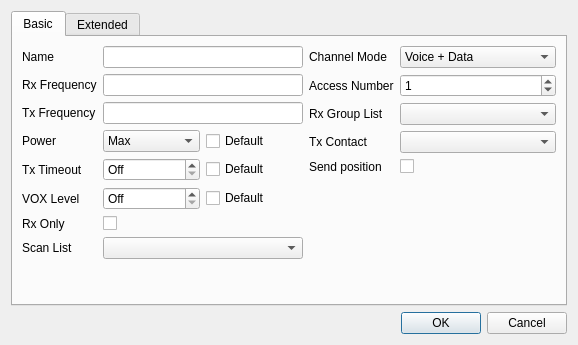
<?xml version="1.0" encoding="UTF-8"?>
<ui version="4.0">
 <class>M17ChannelDialog</class>
 <widget class="QDialog" name="M17ChannelDialog">
  <property name="geometry">
   <rect>
    <x>0</x>
    <y>0</y>
    <width>578</width>
    <height>345</height>
   </rect>
  </property>
  <property name="windowTitle">
   <string>Dialog</string>
  </property>
  <layout class="QVBoxLayout" name="verticalLayout">
   <item>
    <widget class="QTabWidget" name="tabWidget">
     <property name="currentIndex">
      <number>0</number>
     </property>
     <widget class="QWidget" name="basicTab">
      <attribute name="title">
       <string>Basic</string>
      </attribute>
      <layout class="QHBoxLayout" name="horizontalLayout">
       <item>
        <layout class="QFormLayout" name="formLayout">
         <item row="0" column="0">
          <widget class="QLabel" name="nameLabel">
           <property name="text">
            <string>Name</string>
           </property>
          </widget>
         </item>
         <item row="0" column="1">
          <widget class="QLineEdit" name="channelName">
           <property name="minimumSize">
            <size>
             <width>200</width>
             <height>0</height>
            </size>
           </property>
          </widget>
         </item>
         <item row="1" column="0">
          <widget class="QLabel" name="rxFrequencyLabel">
           <property name="text">
            <string>Rx Frequency</string>
           </property>
          </widget>
         </item>
         <item row="1" column="1">
          <widget class="QLineEdit" name="rxFrequency"/>
         </item>
         <item row="2" column="0">
          <widget class="QLabel" name="txFrequencyLabel">
           <property name="text">
            <string>Tx Frequency</string>
           </property>
          </widget>
         </item>
         <item row="2" column="1">
          <widget class="QLineEdit" name="txFrequency"/>
         </item>
         <item row="3" column="0">
          <widget class="QLabel" name="powerLabel">
           <property name="text">
            <string>Power</string>
           </property>
          </widget>
         </item>
         <item row="4" column="0">
          <widget class="QLabel" name="txTimeoutLabel">
           <property name="text">
            <string>Tx Timeout</string>
           </property>
          </widget>
         </item>
         <item row="6" column="0">
          <widget class="QLabel" name="rxOnlyLabel">
           <property name="text">
            <string>Rx Only</string>
           </property>
          </widget>
         </item>
         <item row="6" column="1">
          <widget class="QCheckBox" name="rxOnly"/>
         </item>
         <item row="7" column="0">
          <widget class="QLabel" name="scanListLabel">
           <property name="text">
            <string>Scan List</string>
           </property>
          </widget>
         </item>
         <item row="7" column="1">
          <widget class="QComboBox" name="scanList"/>
         </item>
         <item row="3" column="1">
          <layout class="QHBoxLayout" name="horizontalLayout_2">
           <item>
            <widget class="QComboBox" name="powerValue">
             <item>
              <property name="text">
               <string>Max</string>
              </property>
             </item>
             <item>
              <property name="text">
               <string>High</string>
              </property>
             </item>
             <item>
              <property name="text">
               <string>Mid</string>
              </property>
             </item>
             <item>
              <property name="text">
               <string>Low</string>
              </property>
             </item>
             <item>
              <property name="text">
               <string>Min</string>
              </property>
             </item>
            </widget>
           </item>
           <item>
            <widget class="QCheckBox" name="powerDefault">
             <property name="text">
              <string>Default</string>
             </property>
            </widget>
           </item>
          </layout>
         </item>
         <item row="4" column="1">
          <layout class="QHBoxLayout" name="horizontalLayout_3">
           <item>
            <widget class="QSpinBox" name="totValue">
             <property name="toolTip">
              <string>Specifies the transmit timeout in seconds. A value of 0 means that the transmit timeout is disabled.</string>
             </property>
             <property name="specialValueText">
              <string>Off</string>
             </property>
             <property name="suffix">
              <string> s</string>
             </property>
             <property name="maximum">
              <number>9999</number>
             </property>
            </widget>
           </item>
           <item>
            <widget class="QCheckBox" name="totDefault">
             <property name="text">
              <string>Default</string>
             </property>
            </widget>
           </item>
          </layout>
         </item>
         <item row="5" column="0">
          <widget class="QLabel" name="voxLevelLabel">
           <property name="text">
            <string>VOX Level</string>
           </property>
          </widget>
         </item>
         <item row="5" column="1">
          <layout class="QHBoxLayout" name="horizontalLayout_4">
           <item>
            <widget class="QSpinBox" name="voxValue">
             <property name="specialValueText">
              <string>Off</string>
             </property>
            </widget>
           </item>
           <item>
            <widget class="QCheckBox" name="voxDefault">
             <property name="text">
              <string>Default</string>
             </property>
            </widget>
           </item>
          </layout>
         </item>
        </layout>
       </item>
       <item>
        <layout class="QFormLayout" name="formLayout_2">
         <item row="0" column="0">
          <widget class="QLabel" name="label">
           <property name="text">
            <string>Channel Mode</string>
           </property>
          </widget>
         </item>
         <item row="0" column="1">
          <widget class="QComboBox" name="channelMode">
           <property name="sizePolicy">
            <sizepolicy hsizetype="MinimumExpanding" vsizetype="Fixed">
             <horstretch>0</horstretch>
             <verstretch>0</verstretch>
            </sizepolicy>
           </property>
           <property name="currentIndex">
            <number>2</number>
           </property>
           <item>
            <property name="text">
             <string>Voice</string>
            </property>
           </item>
           <item>
            <property name="text">
             <string>Data</string>
            </property>
           </item>
           <item>
            <property name="text">
             <string>Voice + Data</string>
            </property>
           </item>
          </widget>
         </item>
         <item row="1" column="0">
          <widget class="QLabel" name="colorCodeLabel">
           <property name="text">
            <string>Access Number</string>
           </property>
          </widget>
         </item>
         <item row="1" column="1">
          <widget class="QSpinBox" name="accessNumber">
           <property name="maximum">
            <number>15</number>
           </property>
           <property name="value">
            <number>1</number>
           </property>
          </widget>
         </item>
         <item row="2" column="0">
          <widget class="QLabel" name="rxGroupListLabel">
           <property name="text">
            <string>Rx Group List</string>
           </property>
          </widget>
         </item>
         <item row="2" column="1">
          <widget class="QComboBox" name="rxGroupList"/>
         </item>
         <item row="3" column="0">
          <widget class="QLabel" name="txContactLabel">
           <property name="text">
            <string>Tx Contact</string>
           </property>
          </widget>
         </item>
         <item row="3" column="1">
          <widget class="QComboBox" name="txContact"/>
         </item>
         <item row="4" column="0">
          <widget class="QLabel" name="posSysLabel">
           <property name="text">
            <string>Send position</string>
           </property>
          </widget>
         </item>
         <item row="4" column="1">
          <widget class="QCheckBox" name="sendGPS">
           <property name="text">
            <string/>
           </property>
          </widget>
         </item>
        </layout>
       </item>
      </layout>
     </widget>
     <widget class="QWidget" name="extTab">
      <attribute name="title">
       <string>Extended</string>
      </attribute>
      <attribute name="toolTip">
       <string>Device specific settings</string>
      </attribute>
      <layout class="QVBoxLayout" name="verticalLayout_2">
       <property name="leftMargin">
        <number>0</number>
       </property>
       <property name="topMargin">
        <number>0</number>
       </property>
       <property name="rightMargin">
        <number>0</number>
       </property>
       <property name="bottomMargin">
        <number>0</number>
       </property>
       <item>
        <widget class="ExtensionView" name="extensionView" native="true"/>
       </item>
      </layout>
     </widget>
    </widget>
   </item>
   <item>
    <widget class="QDialogButtonBox" name="buttonBox">
     <property name="orientation">
      <enum>Qt::Horizontal</enum>
     </property>
     <property name="standardButtons">
      <set>QDialogButtonBox::Cancel|QDialogButtonBox::Ok</set>
     </property>
    </widget>
   </item>
  </layout>
 </widget>
 <customwidgets>
  <customwidget>
   <class>ExtensionView</class>
   <extends>QWidget</extends>
   <header>extensionview.hh</header>
   <container>1</container>
  </customwidget>
 </customwidgets>
 <resources/>
 <connections>
  <connection>
   <sender>buttonBox</sender>
   <signal>accepted()</signal>
   <receiver>M17ChannelDialog</receiver>
   <slot>accept()</slot>
   <hints>
    <hint type="sourcelabel">
     <x>248</x>
     <y>254</y>
    </hint>
    <hint type="destinationlabel">
     <x>157</x>
     <y>274</y>
    </hint>
   </hints>
  </connection>
  <connection>
   <sender>buttonBox</sender>
   <signal>rejected()</signal>
   <receiver>M17ChannelDialog</receiver>
   <slot>reject()</slot>
   <hints>
    <hint type="sourcelabel">
     <x>316</x>
     <y>260</y>
    </hint>
    <hint type="destinationlabel">
     <x>286</x>
     <y>274</y>
    </hint>
   </hints>
  </connection>
 </connections>
</ui>
